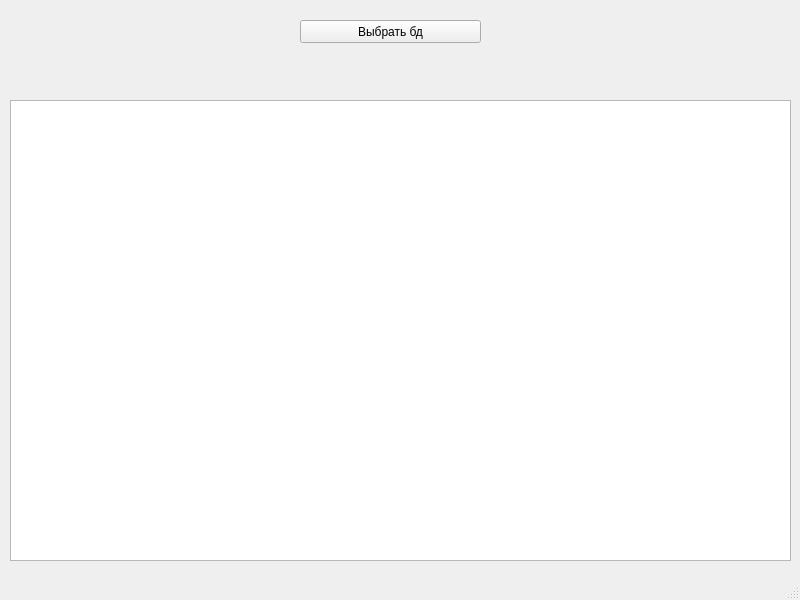
<?xml version="1.0" encoding="UTF-8"?>
<ui version="4.0">
 <class>MainWindow</class>
 <widget class="QMainWindow" name="MainWindow">
  <property name="geometry">
   <rect>
    <x>0</x>
    <y>0</y>
    <width>800</width>
    <height>600</height>
   </rect>
  </property>
  <property name="windowTitle">
   <string>MainWindow</string>
  </property>
  <widget class="QWidget" name="centralwidget">
   <widget class="QPushButton" name="pushButton">
    <property name="geometry">
     <rect>
      <x>300</x>
      <y>20</y>
      <width>181</width>
      <height>23</height>
     </rect>
    </property>
    <property name="text">
     <string>Выбрать бд</string>
    </property>
   </widget>
   <widget class="QTableView" name="tableView">
    <property name="geometry">
     <rect>
      <x>10</x>
      <y>100</y>
      <width>781</width>
      <height>461</height>
     </rect>
    </property>
   </widget>
  </widget>
  <widget class="QMenuBar" name="menubar">
   <property name="geometry">
    <rect>
     <x>0</x>
     <y>0</y>
     <width>800</width>
     <height>21</height>
    </rect>
   </property>
  </widget>
  <widget class="QStatusBar" name="statusbar"/>
 </widget>
 <resources/>
 <connections/>
</ui>
